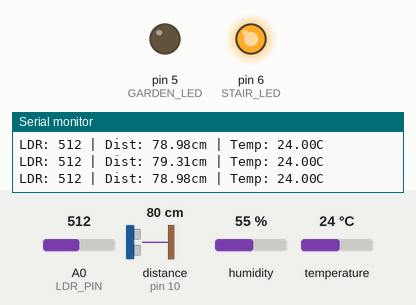
This sketch was run on a simulated Arduino Uno, built with avr-gcc and run on an emulated ATmega328P. Parts: output pins drawn as LEDs (lit = HIGH), the last lines printed to the serial monitor. Wiring (inferred from the names in the program): ultrasonic range finder: trigger pin 9; echo pin 10. The test bench sets the inputs (shaded band); at power-on: distance to the obstacle (sensor on pin 10) 80 cm, A0 (LDR_PIN) = 512, humidity 55 %, temperature 24 °C. The echo pulse lasts 58.3 µs per cm; pins used as bus, display or sensor lines are not drawn.

Above: at 1.3 s.
1.4 s: distance to the obstacle (sensor on pin 10) set to 98 cm
2.9 s: distance to the obstacle (sensor on pin 10) set to 105 cm
At 4.0 s:
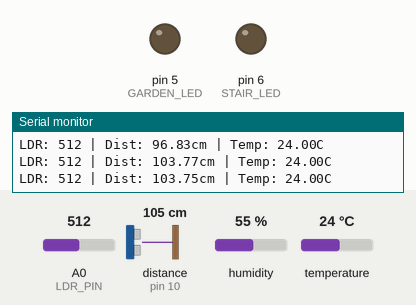
4.5 s: A0 (LDR_PIN) set to 488
At 5.7 s:
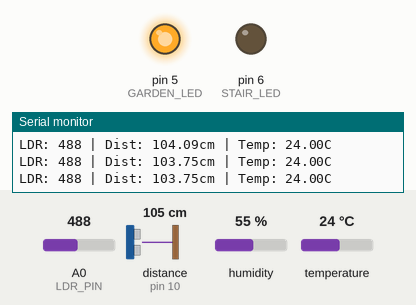
6.0 s: distance to the obstacle (sensor on pin 10) set to 2 cm
At 7.0 s:
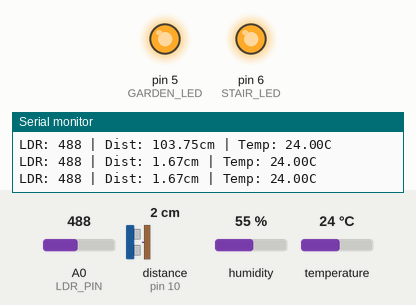
7.6 s: distance to the obstacle (sensor on pin 10) set to 120 cm
At 8.6 s:
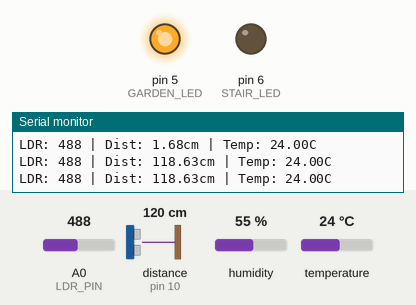
9.1 s: distance to the obstacle (sensor on pin 10) set to 4 cm
At 9.5 s:
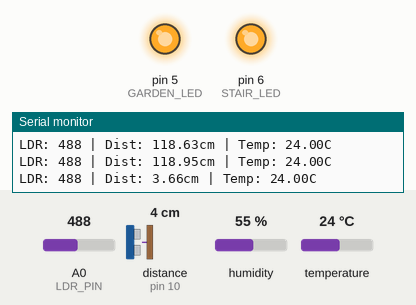
Timing chart, 0 to 11.6 s (numbered marks = the images above; inputs shaded):
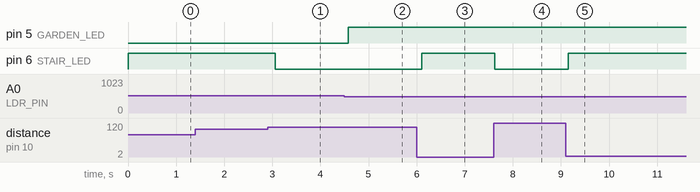

Measured:
- the behaviour switches between 101 and 102 cm on distance to the obstacle (sensor on pin 10) (found by bisection; images 0 and 1)
- the behaviour switches between 500 and 499 on A0 (LDR_PIN) (found by bisection; images 1 and 2)
- after the input at 2.9 s, pin 6 (STAIR_LED): HIGH → LOW after 0.16 s
- after the input at 4.5 s, pin 5 (GARDEN_LED): LOW → HIGH after 0.08 s
- after the input at 6.0 s, pin 6 (STAIR_LED): LOW → HIGH after 0.11 s
- after the input at 7.6 s, pin 6 (STAIR_LED): HIGH → LOW at once
- after the input at 9.1 s, pin 6 (STAIR_LED): LOW → HIGH after 0.05 s

The sketch:

lab2.ino
```cpp
#include "DHT.h"

// Pin Assignments
#define LDR_PIN A0
#define DHT_PIN 2
#define GARDEN_LED 5
#define STAIR_LED 6
#define TRIG_PIN 9
#define ECHO_PIN 10

// Thresholds
#define DHTTYPE DHT22
#define LUX_THRESHOLD 500  // Wokwi LDR uses Lux-based simulation
#define DIST_THRESHOLD 100 // Detect human within 100cm

DHT dht(DHT_PIN, DHTTYPE);

void setup() {
  Serial.begin(115200);
  pinMode(GARDEN_LED, OUTPUT);
  pinMode(STAIR_LED, OUTPUT);
  pinMode(TRIG_PIN, OUTPUT);
  pinMode(ECHO_PIN, INPUT);

  dht.begin();
  Serial.println("Smart Home System Starting...");
}

void loop() {
  // --- GARDEN LIGHT LOGIC (LDR) ---
  // In Wokwi, analogRead(A0) returns higher values for more light.
  int ldrValue = analogRead(LDR_PIN);
  if (ldrValue < LUX_THRESHOLD) {
    digitalWrite(GARDEN_LED, HIGH); // Turn on when dark
  } else {
    digitalWrite(GARDEN_LED, LOW);
  }

  // --- STAIRCASE LIGHT LOGIC (Ultrasonic) ---
  digitalWrite(TRIG_PIN, LOW);
  delayMicroseconds(2);
  digitalWrite(TRIG_PIN, HIGH);
  delayMicroseconds(10);
  digitalWrite(TRIG_PIN, LOW);

  long duration = pulseIn(ECHO_PIN, HIGH);
  float distance = duration * 0.034 / 2;

  if (distance > 0 && distance < DIST_THRESHOLD) {
    digitalWrite(STAIR_LED, HIGH); // Human detected!
  } else {
    digitalWrite(STAIR_LED, LOW);
  }

  // --- ENVIRONMENT MONITORING (DHT22) ---
  float temp = dht.readTemperature();
  float hum = dht.readHumidity();

  // Print to Serial Monitor for Debugging
  Serial.print("LDR: "); Serial.print(ldrValue);
  Serial.print(" | Dist: "); Serial.print(distance);
  Serial.print("cm | Temp: "); Serial.print(temp);
  Serial.println("C");

  delay(500); // Wait half a second before next check
}
```
